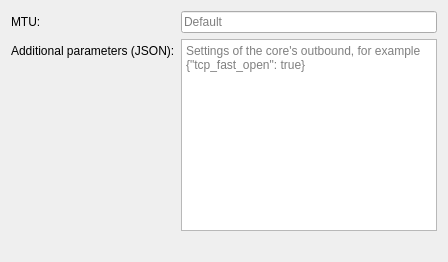
<?xml version="1.0" encoding="UTF-8"?>
<ui version="4.0">
 <class>AdvancedBlock</class>
 <widget class="QWidget" name="AdvancedBlock">
  <layout class="QFormLayout" name="form">
   <item row="0" column="0">
    <widget class="QLabel" name="mtuLabel">
     <property name="text">
      <string comment="@label:textbox">MTU:</string>
     </property>
     <property name="buddy">
      <cstring>mtu</cstring>
     </property>
    </widget>
   </item>
   <item row="0" column="1">
    <widget class="QLineEdit" name="mtu">
     <property name="placeholderText">
      <string comment="@info:placeholder">Default</string>
     </property>
    </widget>
   </item>
   <item row="1" column="0">
    <widget class="QLabel" name="extraLabel">
     <property name="text">
      <string comment="@label:textbox">Additional parameters (JSON):</string>
     </property>
     <property name="buddy">
      <cstring>extra</cstring>
     </property>
    </widget>
   </item>
   <item row="1" column="1">
    <widget class="QPlainTextEdit" name="extra">
     <property name="placeholderText">
      <string comment="@info:placeholder">Settings of the core's outbound, for example {&quot;tcp_fast_open&quot;: true}</string>
     </property>
    </widget>
   </item>
   <item row="2" column="0" colspan="2">
    <widget class="QLabel" name="problems"/>
   </item>
  </layout>
 </widget>
 <resources/>
 <connections/>
</ui>
